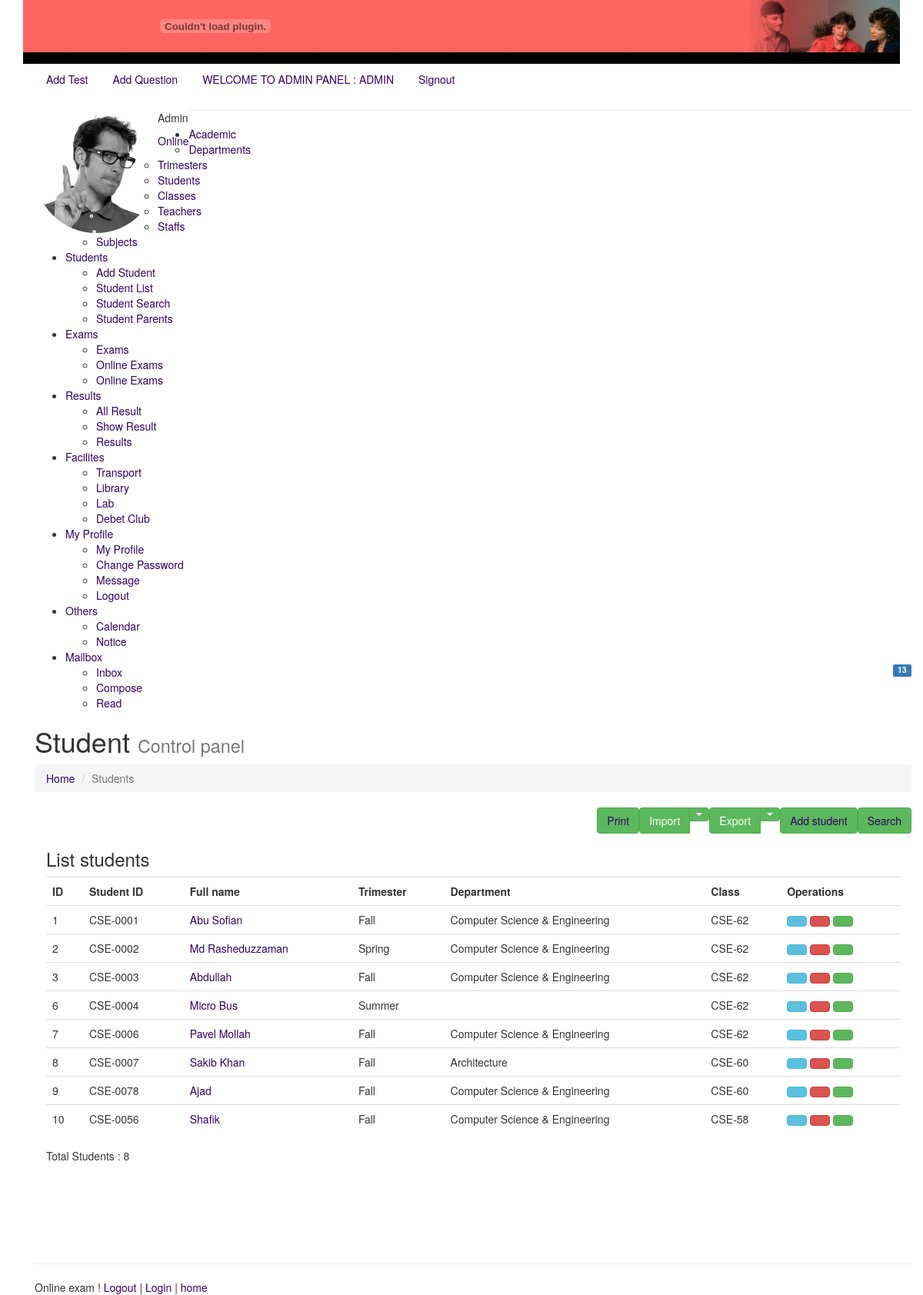
Page /students.php (signed in) on the committed database.
### tables this page shows
CREATE TABLE `student` (
  `id` int(11) NOT NULL,
  `studentid` varchar(30) NOT NULL,
  `name` varchar(50) NOT NULL,
  `email` varchar(50) NOT NULL,
  `password` varchar(200) NOT NULL,
  `phone` varchar(20) NOT NULL,
  `gender` varchar(50) NOT NULL,
  `father` varchar(50) NOT NULL,
  `mother` varchar(50) NOT NULL,
  `parentphone` varchar(50) NOT NULL,
  `address` text NOT NULL,
  `class` varchar(50) NOT NULL,
  `department` varchar(200) NOT NULL,
  `trimester` varchar(200) NOT NULL,
  `transport` varchar(200) NOT NULL,
  `joindate` date NOT NULL,
  `datetime` datetime NOT NULL
);

### students.php (the view, shortened to what this page needs)
<?php
include("header.php");
include("leftsidebar.php");
?>
<div class="content-wrapper">
    <section class="content-header">
        <h1>
            Student
            <small>Control panel</small>
        </h1>
        <ol class="breadcrumb">
            <li><a href="#"><i class="fa fa-dashboard" ></i> Home</a></li>
            <li class="active">Students</li>
        </ol>
    </section>
    <section class="content ng-scope">
        <a href=" students.php?search=yes"  class="floatRTL btn btn-success btn-flat pull-right marginBottom15 no-print "><i class="fa fa-search-plus"></i>  Search</a>
        <a href=" students.php?addstudent=yes"  class="floatRTL btn btn-success btn-flat pull-right marginBottom15 no-print "><i class="fa fa-user-plus"></i>  Add student</a>
        <div class="btn-group pull-right no-print">
            <button type="button" class="btn btn-success btn-flat ">Export</button>
            <button type="button" class="btn btn-success btn-flat dropdown-toggle" data-toggle="dropdown">
                <span class="caret"></span>
            </button>
        </div>
        <div class="btn-group pull-right no-print">
            <button type="button" class="btn btn-success btn-flat ">Import</button>
            <button type="button" class="btn btn-success btn-flat dropdown-toggle" data-toggle="dropdown">
                <span class="caret"></span>
            </button>
        </div>
        <a href="javascript:window.print()" class="floatRTL btn btn-success btn-flat pull-right marginBottom15 no-print "> <i class="fa fa-print" aria-hidden="true"></i> Print</a>
        <div class="box col-xs-12">
            <div class="box-header">
                <h3 class="box-title ">List students</h3>
            </div>
            <div class="box-body table-responsive">
                <table class="table table-hover">
                    <tbody><tr>
                            <th class="">ID</th>
                            <th class="">Student ID</th>
                            <th class="">Full name</th>
                            <th class="">Trimester</th>
                            <th class="">Department</th>
                            <th class="">Class</th>
                            <th class="no-print ">Operations</th>
                        </tr>
                        <?php
                        if(isset($_POST['search'])){
                            $con="";
                            $batch=$_POST['batch'];
                            $department=$_POST['department'];
                            $trimester=$_POST['trimester'];
                              if(!empty($batch) && empty($department) && empty($trimester) ){
                                  $sql = "SELECT * FROM student  where class='$batch'";
                              }elseif(empty($batch) && !empty($department) && empty($trimester) ){
                                  $sql = "SELECT * FROM student  where department='$department'";
                              } elseif(empty($batch) && empty($department) && !empty($trimester) ){
                                  $sql = "SELECT * FROM student  where trimester='$trimester'";
                              }elseif(empty($batch) && !empty($department) && !empty($trimester) ){
                                  $sql = "SELECT * FROM student  where department='$department' and trimester='$trimester'";
                              }elseif(!empty($batch) && !empty($department) && !empty($trimester) ){
                                  $sql = "SELECT * FROM student  where class='$batch' and department='$department' and trimester='$trimester'";
                              }
                              else{
                                    $sql = "SELECT * FROM student";
                              }
                        }else{
                        $sql = "SELECT * FROM student";
                        }
                        $result = $conn->query($sql);
                        if ($result->num_rows > 0) {
                            while ($row = $result->fetch_assoc()) {
                                $id = $row["id"];
                                ?>
                                <tr total-items="totalItems" ng-repeat="student in students| itemsPerPage:20" class="ng-scope">
                                    <td class=""><?= $row["id"]; ?></td>
                                    <td class=""><?= $row["studentid"]; ?></td>
                                    <td>
                                        <a href="students.php?id=<?= $id; ?>&viewstudent=yes" class=""><?= $row["name"]; ?></a>
                                    </td>
                                    <td class=""><?= $row["trimester"]; ?></td>
                                    <td class=""><?= $row["department"]; ?></td>
                                    <td class=""><?= $row["class"]; ?></td>
                                    <td class="no-print">
                                        <a  href="students.php?id=<?= $id; ?>&editstudent=yes"  class="btn btn-info btn-flat" title="" tooltip="" data-original-title="Edit"><i class="fa fa-pencil"></i></a>
                                        <a href="students.php?id=<?= $id; ?>&deletestudent=yes" type="button" class="btn btn-danger btn-flat" title="" tooltip="" data-original-title="Remove"><i class="fa fa-trash-o"></i></a>
                                        <a href="students.php?id=<?= $id; ?>&sendmessage=yes" type="button" class="btn btn-success btn-flat" title="" tooltip="" data-original-title="Remove"><i class="fa fa-envelope-o"></i></a>
                                    </td>
                                </tr>
                                <?php
                            }
                        } else {
                            echo ' <tr   class="ng-hide"><td class="noTableData " colspan="5">No Students</td></tr>';
                        }
                        ?>
                    </tbody></table>
                <p class="text-green">Total Students : <?=$result->num_rows;?></p>
            </div>
        </div>
    </section>
</div>
<?php
include("footer.php");
?>

### onlineexam/quiz.css (style rules this page uses)
body { margin-left: 0px; margin-top: 0px; }

### rows in the picture
student: id "1", studentid "CSE-0001", name "Abu Sofian", trimester "Fall", department "Computer Science & Engineering", class "CSE-62"
student: id "2", studentid "CSE-0002", name "Md Rasheduzzaman", trimester "Spring", department "Computer Science & Engineering", class "CSE-62"
student: id "3", studentid "CSE-0003", name "Abdullah", trimester "Fall", department "Computer Science & Engineering", class "CSE-62"
student: id "6", studentid "CSE-0004", name "Micro Bus", trimester "Summer", class "CSE-62"
student: id "7", studentid "CSE-0006", name "Pavel Mollah", trimester "Fall", department "Computer Science & Engineering", class "CSE-62"
student: id "8", studentid "CSE-0007", name "Sakib Khan", trimester "Fall", department "Architecture", class "CSE-60"
student: id "9", studentid "CSE-0078", name "Ajad", trimester "Fall", department "Computer Science & Engineering", class "CSE-60"
student: id "10", studentid "CSE-0056", name "Shafik", trimester "Fall", department "Computer Science & Engineering", class "CSE-58"

### other values in the picture
$LOGIN_NAME "ADMIN"
$LOGIN_TYPE "ADMIN"
$LOGIN_NAME "Admin"
$result->num_rows "8"
